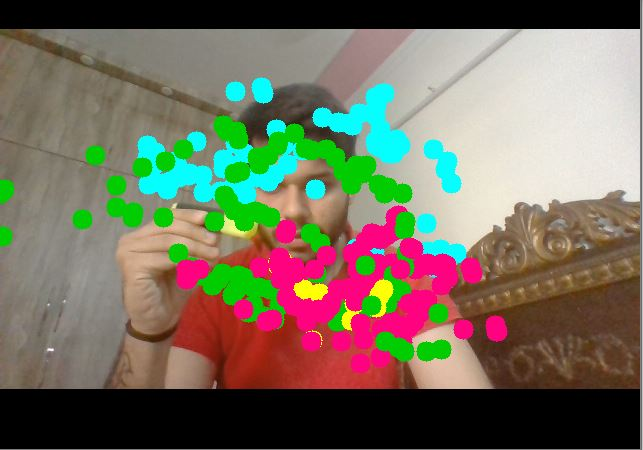
#> input picture virtualpaint.JPG, 643 x 450 px, given in place of the camera
$ jupyter execute Untitled.ipynb
#> lines starting #> are read from the running program, lines starting #| are printed output that depends on the picture; after the words box and inside, x2 and y2 are one past the last pixel; in counts of white or black regions, pixels touching at a corner belong together
#> further down, img is the input picture: shape (450, 643, 3); mean B, G, R 93.9, 110.3, 115.2
[cell 1]
import numpy as np

import cv2

import os


cap=cv2.VideoCapture(0)

cap.set(3,500)

cap.set(4,600)

colors=[[35,100,102,82,252,255],#green

        [10,200,142,132,255,255],#parrot green

        [69,108,121,128,243,255],

        [142,144,130,179,255,255]]#blue,something like dark

colname=["green","parrotgreen","blue","pink"]

colorsmarker=[[0,204,0],[5,255,255],[255,255,5],[127,2,255]] #color should be in bgr format

points=[]


def drawtip(points,imgcontour,colorsmarker):

    for i,tip in enumerate(points):

        cv2.circle(imgcontour,tip, 10, colorsmarker[i%4], cv2.FILLED)


def getContours(img,imgcontour):

    x, y, w, h = 0, 0, 0, 0


    contours,hierarchy = cv2.findContours(img,cv2.RETR_EXTERNAL,cv2.CHAIN_APPROX_NONE)

    for cont in contours:

        area = cv2.contourArea(cont)

        print(area)

        if area>500:

            #cv2.drawContours(imgcontour, cont, -1, (0, 0, 255), 3)

            perim=cv2.arcLength(cont,True)

            corpoints=cv2.approxPolyDP(cont,0.2*perim,True)# for corner points

            nopoints=len(corpoints)

            x,y,w,h=cv2.boundingRect(corpoints)

            #cv2.rectangle(imgcontour,(x,y),(x+w,y+h),(0,255,0),5)

            #tip=int(x+w/2),int(y)

            #return tip


            tip= int(x+w/2),int(y)

            return tip


def masking(img,colors,colorsmarker):

    hsvimg = cv2.cvtColor(img, cv2.COLOR_BGR2HSV)
#> hsvimg: shape (450, 643, 3); mean H, S, V 31.9, 91.3, 136.8


    for i, col in enumerate(colors):

        col=np.array(col)

        mask=cv2.inRange(hsvimg,col[0:3],col[3:6])

        tip=getContours(mask,img)

        points.append(tip)

        drawtip(points,img,colorsmarker)
#> this loop made 4 passes
#> tip on passes 1 to 4: (414, 337), (434, 346), (444, 243), (192, 261)
#> pass 1, in masking, `mask=cv2.inRange(hsvimg,col[0:3],col[3:6])`:
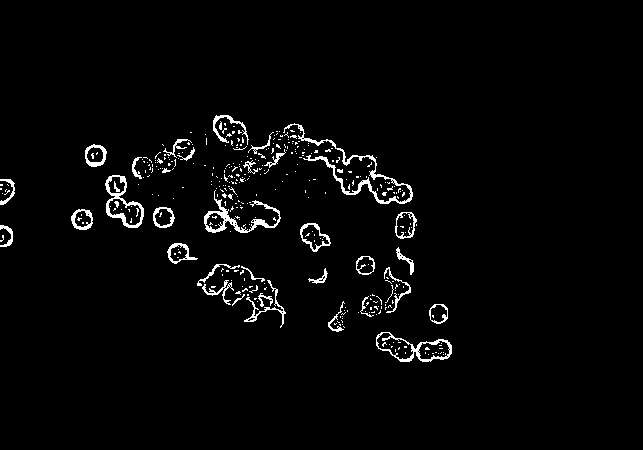
#> mask: shape (450, 643); 2.6% white in thin lines or dots, all inside (x1, y1, x2, y2) = (0, 115, 452, 362)
#> pass 2, in masking, `mask=cv2.inRange(hsvimg,col[0:3],col[3:6])`:
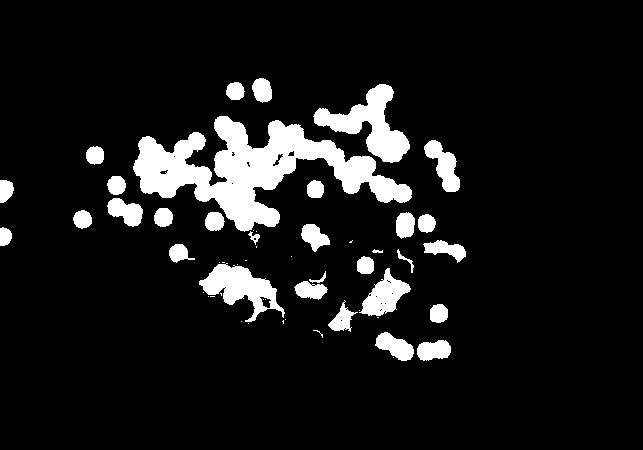
#> mask: shape (450, 643); 9.7% white; 54 white regions (23 under 20 px), largest, box (x1, y1, x2, y2) and area: (133, 116, 412, 232) 12521, (313, 84, 410, 163) 3006, (199, 263, 285, 322) 2197
#> pass 3, in masking, `mask=cv2.inRange(hsvimg,col[0:3],col[3:6])`:
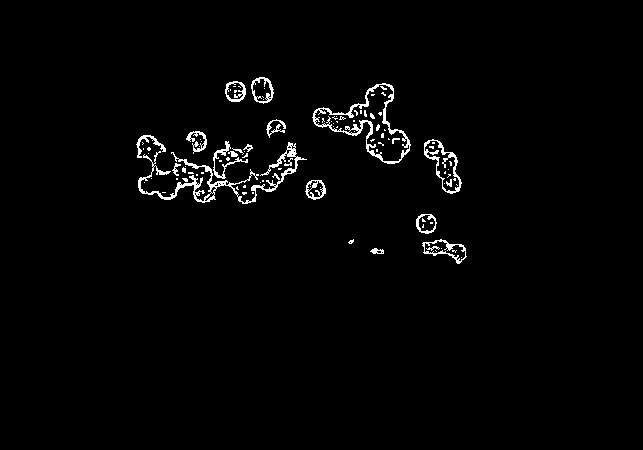
#> mask: shape (450, 643); 1.9% white in thin lines or dots, all inside (x1, y1, x2, y2) = (136, 77, 467, 264)
#> after the loop:
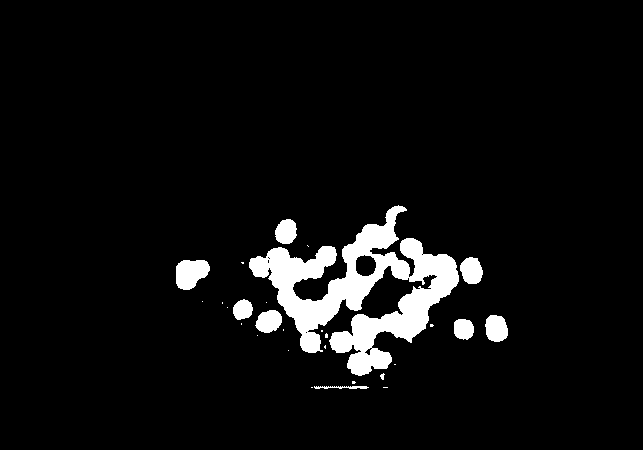
#> mask: shape (450, 643); 5.8% white; 28 white regions (18 under 20 px), largest, box (x1, y1, x2, y2) and area: (249, 205, 459, 376) 13220, (176, 260, 210, 290) 774, (485, 315, 508, 342) 500
#> after the loop, points = [(414, 337), (434, 346), (444, 243), (192, 261)]


    cv2.imshow(colname[i],img)
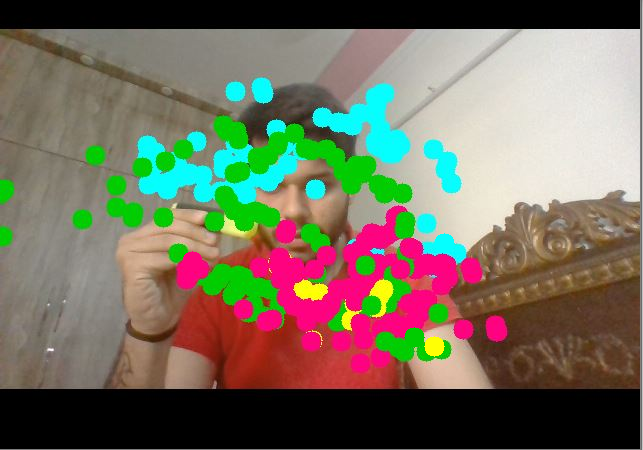
#> window 'pink': shape (450, 643, 3); mean B, G, R 93.8, 110.4, 115.2


while True:

    _suc,img=cap.read()

    cv2.imshow("image",img)


    masking(img,colors,colorsmarker)

    cv2.waitKey(1)


cap.release()

cv2.destroyAllWindows()
